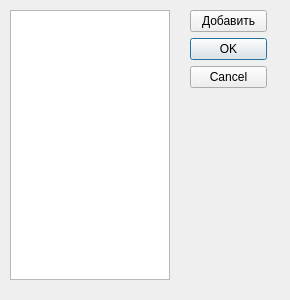
<?xml version="1.0" encoding="UTF-8"?>
<ui version="4.0">
 <class>ListStreetDialog</class>
 <widget class="QDialog" name="ListStreetDialog">
  <property name="geometry">
   <rect>
    <x>0</x>
    <y>0</y>
    <width>290</width>
    <height>300</height>
   </rect>
  </property>
  <property name="windowTitle">
   <string>Dialog</string>
  </property>
  <widget class="QListView" name="listStreet">
   <property name="geometry">
    <rect>
     <x>10</x>
     <y>10</y>
     <width>160</width>
     <height>270</height>
    </rect>
   </property>
  </widget>
  <widget class="QWidget" name="layoutWidget">
   <property name="geometry">
    <rect>
     <x>190</x>
     <y>10</y>
     <width>77</width>
     <height>83</height>
    </rect>
   </property>
   <layout class="QVBoxLayout" name="verticalLayout">
    <item>
     <widget class="QPushButton" name="pushButtonAdd">
      <property name="text">
       <string>Добавить</string>
      </property>
     </widget>
    </item>
    <item>
     <widget class="QDialogButtonBox" name="buttonBox">
      <property name="orientation">
       <enum>Qt::Vertical</enum>
      </property>
      <property name="standardButtons">
       <set>QDialogButtonBox::Cancel|QDialogButtonBox::Ok</set>
      </property>
      <property name="centerButtons">
       <bool>false</bool>
      </property>
     </widget>
    </item>
   </layout>
  </widget>
 </widget>
 <resources/>
 <connections>
  <connection>
   <sender>buttonBox</sender>
   <signal>accepted()</signal>
   <receiver>ListStreetDialog</receiver>
   <slot>accept()</slot>
   <hints>
    <hint type="sourcelabel">
     <x>248</x>
     <y>254</y>
    </hint>
    <hint type="destinationlabel">
     <x>157</x>
     <y>274</y>
    </hint>
   </hints>
  </connection>
  <connection>
   <sender>buttonBox</sender>
   <signal>rejected()</signal>
   <receiver>ListStreetDialog</receiver>
   <slot>reject()</slot>
   <hints>
    <hint type="sourcelabel">
     <x>316</x>
     <y>260</y>
    </hint>
    <hint type="destinationlabel">
     <x>286</x>
     <y>274</y>
    </hint>
   </hints>
  </connection>
 </connections>
</ui>
